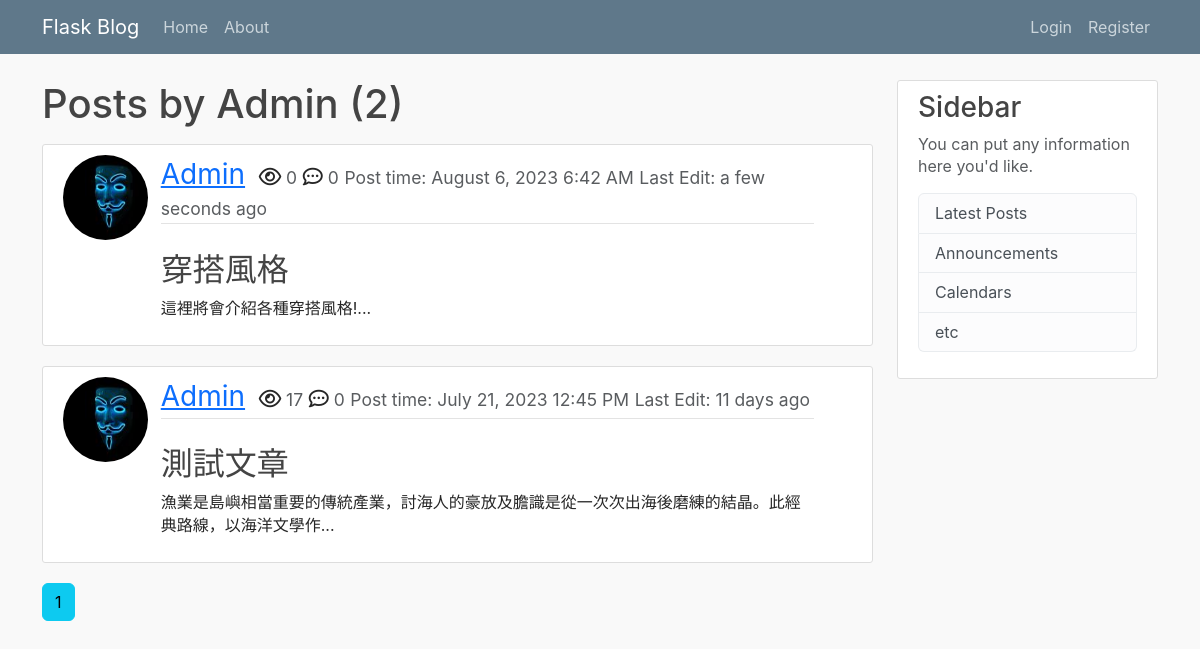
/user/Admin, run on the app's committed database.
### flask_blog/models.py (models this page shows, shortened)
class User(db.Model, UserMixin):
    __tablename__ = 'user'
    id = db.Column(db.Integer, primary_key=True)
    username = db.Column(db.String(20), unique=True, nullable=False)
    email = db.Column(db.String(120), unique=True, nullable=False)
    image_file = db.Column(db.String(20), unique=False, nullable=False, default='default.jpg')
    password = db.Column(db.String(60), nullable=False)
    posts = db.relationship('Post', backref='author', lazy=True, cascade='all, delete') # lazy="select"
    comments = db.relationship('Comment', backref='user', lazy=True, cascade='all, delete')
    likes = db.relationship('Like', backref='user', lazy=True, cascade='all, delete')

class Post(db.Model):
    __tablename__ = 'post'
    id = db.Column(db.Integer, primary_key=True)
    title = db.Column(db.String(100), nullable=False)
    date_posted = db.Column(db.DateTime, nullable=False, default=datetime.utcnow)
    date_edited = db.Column(db.DateTime) # 這裡應該改成可空且預設為None
    view = db.Column(db.Integer, nullable=False, default=0)
    content = db.Column(db.Text, nullable=False)
    user_id = db.Column(db.Integer, db.ForeignKey('user.id', ondelete='CASCADE'), nullable=False)
    comments = db.relationship('Comment', backref='post', lazy=True, cascade='all, delete')
    category = db.Column(db.String(100), nullable=False)

### flask_blog/users/routes.py (the view)
@users.route('/user/<string:username>')
def user_posts(username):
    page = request.args.get('page', 1, type=int)
    user = User.query.filter_by(username=username).first_or_404()
    posts = Post.query.filter_by(user_id=user.id).order_by(Post.date_posted.desc()).paginate(page=page, per_page=2)
    return render_template('user_posts.html', title = f'User-{username}', posts=posts, user=user)

### flask_blog/templates/user_posts.html
{% extends 'layout.html' %}
{% block content %}
    <h1 class="mb-3">Posts by {{ user.username }} ({{ posts.total }})</h1>
    {% for post in posts.items %}
      <article class="media content-section">
        <div class="row">
          <div class="col-1">
            <img class="rounded-circle article-img" src="{{ url_for('static', filename='profile_pics/' + post.author.image_file) }}">
          </div>
          <div class="media-body col-10">
            <div class="article-metadata">
                <a class="user-name" href="{{ url_for('users.user_posts', username=post.author.username ) }}">{{ post.author.username }}</a>
                <i class="far fa-eye icon-class"></i><small class='text-muted'> {{ post.view }}</small>
                <i class='far fa-comment-dots icon-class'></i><small class='text-muted'> {{ post.comment|length }}</small>
                <small class='text-muted'>Post time: {{ moment(post.date_posted).format('LLL') }}</small>
                {% if post.date_posted != post.date_edited %}
                  <small class= 'text-muted'>Last Edit: {{ moment(post.date_edited).fromNow(refresh=True) }}</small>
                {% endif %}
            </div>
            <br>
            <h2><a class="article-title" href="{{ url_for('posts.post', post_id=post.id) }}">{{ post.title }}</a></h2>
            <p class="article-content">{{ (post.content|striptags)[:50] }}...</p>
          </div>
        </div>
      </article>
    {% endfor %}
    {% for page_num in posts.iter_pages(left_edge=1, right_edge=1, left_current=1, right_current=2) %}
      {% if page_num %}
        {% if posts.page == page_num %}
          <a href="{{ url_for('users.user_posts',username=user.username, page=page_num) }}" class="btn btn-info mb-4">{{ page_num }}</a>
        {% else %}
          <a href="{{ url_for('users.user_posts',username=user.username, page=page_num) }}" class="btn btn-outline-info mb-4">{{ page_num }}</a>
        {% endif %}
      {% else %}
        ...
      {% endif %}
    {% endfor %}
{% endblock content %}

### flask_blog/static/main.css (style rules this page uses)
body { background: #fafafa; color: #333333; margin-top: 5rem; }
h1, h2, h3, h4, h5, h6 { color: #444444; }
.icon-class { font-size: 20px; }
.content-section { background: #ffffff; padding: 10px 20px; border: 1px solid #dddddd; border-radius: 3px; margin-bottom: 20px; }
.article-title { color: #444444; }
.article-content { white-space: pre-line; }
.article-img { height: 85px; width: 85px; margin-right: 16px; }
.media-body { margin-left: 30px; }
.article-metadata { position: relative; padding-bottom: 1px; margin-bottom: 4px; border-bottom: 1px solid #e3e3e3; font-size: 20px; }
.article-metadata .user-name { font-size: 28px; margin-right: 8px; }
.article-title { text-decoration: none; }
.text-muted, a.text-muted:hover, a.text-muted:focus { color: #acacac; }
* { box-sizing: border-box; }
body { font-family: -apple-system, BlinkMacSystemFont, "Segoe UI", Roboto, Helvetica, Arial, sans-serif, "Apple Color Emoji", "Segoe UI Emoji", "Segoe UI Symbol"; line-height: 1.4; color: rgba(0, 0, 0, 0.85); background-color: #f9f9f9; }

### data on the page
User: username "Admin"
Post: image_file (picture), author.username "Admin", view "0", comment|length "0", date_posted "August 6, 2023 6:42 AM", date_edited "a few seconds ago", title "穿搭風格", content "這裡將會介紹各種穿搭風格!"
Post: image_file (picture), author.username "Admin", view "17", comment|length "0", date_posted "July 21, 2023 12:45 PM", date_edited "11 days ago", title "測試文章", content "漁業是島嶼相當重要的傳統產業，討海人的豪放及膽識是從一次次出海後磨練的結晶。此經典路線，以海洋文學作"

### other printed values
{{ posts.total }} "2"
{{ page_num }} "1"
